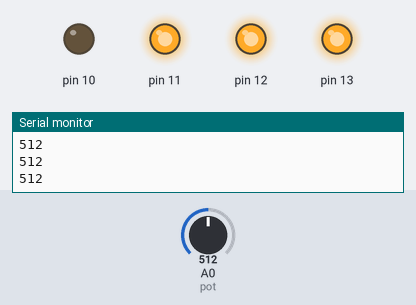
This sketch was run on a simulated Arduino Uno, built with avr-gcc and run on an emulated ATmega328P. On the bench: output pins drawn as LEDs (lit = HIGH), the last lines printed to the serial monitor. Inputs (shaded band) come from the test bench; at power-on: A0 (pot) = 512.

Above: at 1.2 s.
1.3 s: A0 (pot) set to 485
At 2.5 s:
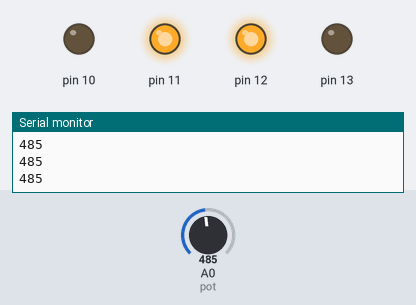
2.8 s: A0 (pot) set to 267
4.3 s: A0 (pot) set to 236
At 5.5 s:
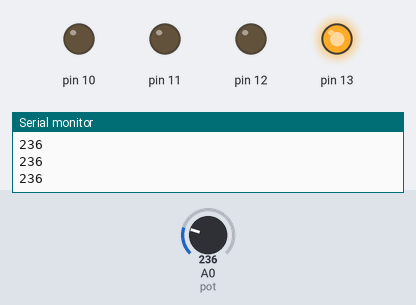
5.8 s: A0 (pot) set to 760
At 6.8 s:
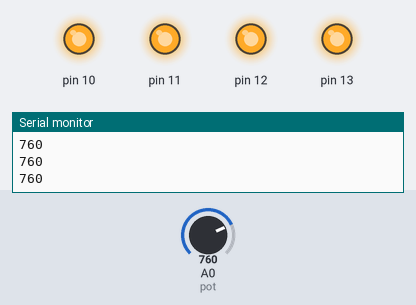
7.3 s: A0 (pot) set to 737
At 8.0 s:
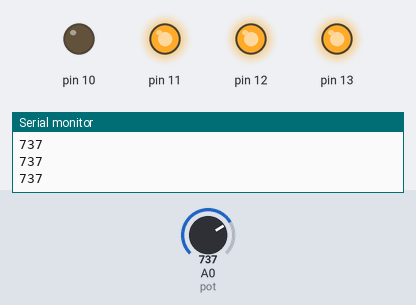
8.8 s: A0 (pot) set to 900
At 9.3 s:
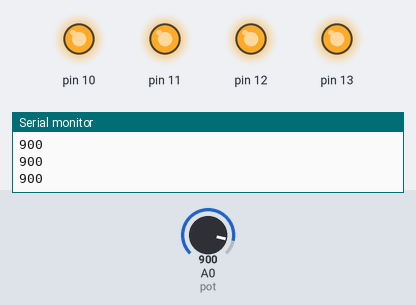
Timing chart, 0 to 11.3 s (numbered marks = the images above; inputs shaded):
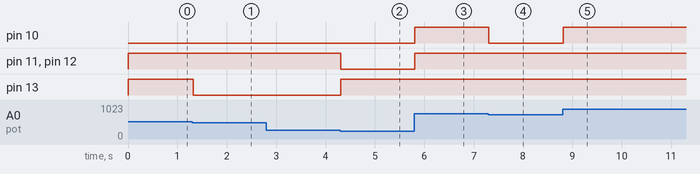

The sketch:

code_4.ino
```cpp
byte pot = A0;
void setup() {
  // put your setup code here, to run once:
  Serial.begin(9600);
  pinMode(13, OUTPUT);
  pinMode(12, OUTPUT);
  pinMode(11, OUTPUT);
  pinMode(10, OUTPUT);
}

void loop() {
  // put your main code here, to run repeatedly:
  short potReading = analogRead (pot);
  if (potReading <= 250)
  { digitalWrite(13, HIGH);
    digitalWrite(12, LOW);
    digitalWrite(10, LOW);
    digitalWrite(11, LOW);
  }
  else if (potReading <= 500 && potReading > 250)
  { digitalWrite(12, HIGH);
    digitalWrite(11, HIGH);
    digitalWrite(13, LOW);
    digitalWrite(10, LOW);
  }
  else  if (potReading <= 750 && potReading > 500)
  { digitalWrite(11, HIGH);
    digitalWrite(12, HIGH);
    digitalWrite(13, HIGH);
    digitalWrite(10, LOW);
  }
  else if (potReading >= 750)
  { digitalWrite(10, HIGH);
    digitalWrite(11, HIGH);
    digitalWrite(12, HIGH);
    digitalWrite(13, HIGH);
  }

  Serial.print(potReading);
  Serial.println();
  delay(20);

}
```

Measured:
- the behaviour switches between 501 and 500 on A0 (pot) (found by bisection; images 0 and 1)
- the behaviour switches between 251 and 250 on A0 (pot) (found by bisection; images 1 and 2)
- the behaviour switches between 751 and 750 on A0 (pot) (found by bisection; images 3 and 4)
- after the input at 1.3 s, pin 13: HIGH → LOW at once
- after the input at 4.3 s, pin 11, pin 12: HIGH → LOW at once; pin 13: LOW → HIGH at once
- after the input at 5.8 s, pin 10–12: LOW → HIGH at once
- after the input at 7.3 s, pin 10: HIGH → LOW at once
- after the input at 8.8 s, pin 10: LOW → HIGH at once
